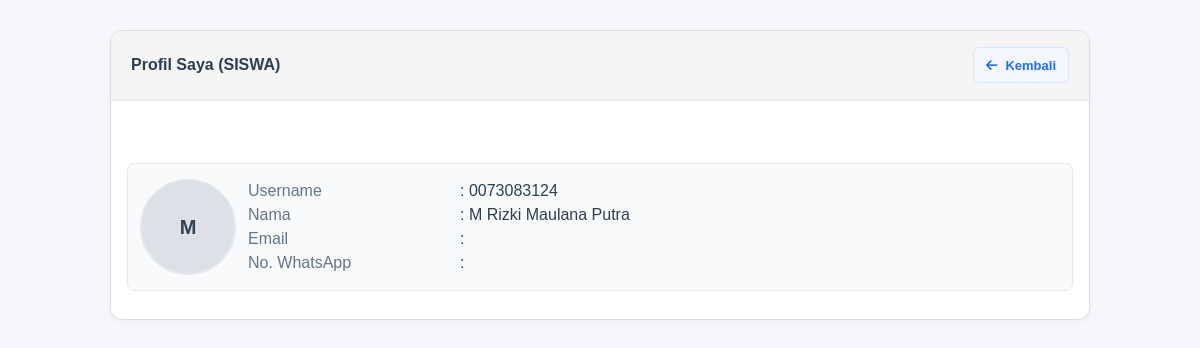
Page /profile.php (signed in) on the committed database.
### tables this page shows
CREATE TABLE `users` (
  `id` int(11) NOT NULL,
  `username` varchar(50) NOT NULL,
  `password` varchar(255) NOT NULL,
  `nama_lengkap` varchar(100) NOT NULL,
  `email` varchar(100) DEFAULT NULL,
  `no_whatsapp` varchar(20) DEFAULT NULL,
  `role` enum('admin','guru','siswa') NOT NULL,
  `kode_guru` varchar(20) DEFAULT NULL,
  `nuptk` varchar(20) DEFAULT NULL,
  `nisn` varchar(20) DEFAULT NULL,
  `kelas_id` int(11) DEFAULT NULL,
  `foto` varchar(255) DEFAULT NULL,
  `is_active` tinyint(1) NOT NULL DEFAULT 1,
  `created_at` timestamp NOT NULL DEFAULT current_timestamp(),
  `updated_at` timestamp NOT NULL DEFAULT current_timestamp() ON UPDATE current_timestamp()
);

### config/database.php (called while the page is built, shortened)
<?php
$DB_HOST = '127.0.0.1';
$DB_USER = 'root';
$DB_PASS = '';
$DB_NAME = 'lms_kgb2';
$conn = mysqli_connect($DB_HOST, $DB_USER, $DB_PASS, $DB_NAME);
mysqli_set_charset($conn, 'utf8mb4');
function db() {
    global $conn;
    return $conn;
}
function query($sql) {
    $result = mysqli_query(db(), $sql);
    return $result;
}
function fetch_assoc($result) {
    return $result ? mysqli_fetch_assoc($result) : null;
}
?>

### profile.php (the view, shortened to what this page needs)
<?php
require_once __DIR__ . '/config/database.php';
$user_id = (int)$_SESSION['user_id'];
$role = $_SESSION['role'];
$res = query("SELECT id, username, nama_lengkap, email, no_whatsapp, foto FROM users WHERE id={$user_id} LIMIT 1");
$user = $res ? fetch_assoc($res) : null;
?><!DOCTYPE html>
<html lang="id">
<head>
<link rel="stylesheet" href="assets/css/style.css">
</head>
<body>
  <div class="container">
    <div class="card">
      <div class="card-header">Profil Saya (<?php echo htmlspecialchars((strtoupper($role) ?? '')); ?>)
        <div>
          <?php if ($role==='guru'): ?>
            <a href="guru/dashboard.php" class="btn back-btn" style="background:#64748b;border-color:#64748b" onclick="var href=this.getAttribute('href'); document.body.style.transition='opacity .22s'; document.body.style.opacity=0; setTimeout(function(){ if (history.length>1) { history.back(); } else { window.location=href; } },220); return false;"><i class="fas fa-arrow-left" aria-hidden="true"></i> Kembali</a>
          <?php else: ?>
            <a href="siswa/dashboard.php" class="btn back-btn" style="background:#64748b;border-color:#64748b" onclick="var href=this.getAttribute('href'); document.body.style.transition='opacity .22s'; document.body.style.opacity=0; setTimeout(function(){ if (history.length>1) { history.back(); } else { window.location=href; } },220); return false;"><i class="fas fa-arrow-left" aria-hidden="true"></i> Kembali</a>
          <?php endif; ?>
        </div>
      </div>
      <div class="card-body">
        <div class="toolbar" style="margin-bottom:10px; display:flex; gap:8px;">
          <button type="button" class="btn" onclick="showEdit()">Edit</button>
        </div>
        <div id="readonlyProfile" style="background:#f8fafc;border:1px solid #e2e8f0;border-radius:8px;padding:12px;margin-bottom:12px;">
          <div style="display:flex;align-items:center;gap:12px;flex-wrap:wrap;">
            <?php if (!empty($user['foto'])): ?>
              <img class="avatar" src="<?php echo htmlspecialchars(($user['foto']) ?? ''); ?>" alt="Foto Profil" />
            <?php else: ?>
              <div class="avatar" style="display:flex;align-items:center;justify-content:center;background:#dde1e7;color:#334155;font-weight:700;font-size:20px;">
                <?php echo strtoupper(substr($user['nama_lengkap'],0,1)); ?>
              </div>
            <?php endif; ?>
            <div style="flex:1 1 460px">
              <div class="kv"><div class="k">Username</div><div class="v">: <?php echo htmlspecialchars(($user['username']) ?? ''); ?></div></div>
              <div class="kv"><div class="k">Nama</div><div class="v">: <?php echo htmlspecialchars(($user['nama_lengkap']) ?? ''); ?></div></div>
              <div class="kv"><div class="k">Email</div><div class="v">: <?php echo htmlspecialchars(($user['email']) ?? ''); ?></div></div>
              <div class="kv"><div class="k">No. WhatsApp</div><div class="v">: <?php echo htmlspecialchars(($user['no_whatsapp']) ?? ''); ?></div></div>
            </div>
          </div>
        </div>
      </div>
    </div>
  </div>
</body>
</html>

### assets/css/style.css (style rules this page uses)
* { margin: 0; padding: 0; box-sizing: border-box; }
html, body { height: 100%; }
body { font-family: 'Segoe UI', Tahoma, Geneva, Verdana, sans-serif; background: #f5f7fa; color: #2c3e50; }
html, body { -webkit-text-size-adjust: 100%; -ms-text-size-adjust: 100%; }
.card { background: #fff; border-radius: 6px; box-shadow: 0 1px 3px rgba(0,0,0,0.06); margin-bottom: 20px; overflow: hidden; }
.card-header { background: #fff; color: #2c3e50; padding: 18px 22px; border-bottom: 2px solid #e9ecef; }
.card-body { padding: 22px; }
.btn { padding: 9px 18px; border: none; border-radius: 5px; cursor: pointer; text-decoration: none; display: inline-block; font-size: 13px; transition: all 0.2s ease; font-weight: 500; }
img, .card, .slide img { max-width: 100%; height: auto; }
.icon-btn, .action-btn, .table .actions .btn, .table td:last-child .btn { display: inline-block !important; width: 36px !important; height: 36px !important; padding: 0 !important; margin: 0 !important; border-radius: 8px !important; text-indent: -9999px !important; overflow: hidden !important; position: relative !important; background: transparent !important; border: none !important; }
.icon-btn::before, .action-btn::before, .table .actions .btn::before { content: ''; position: absolute; inset: 0; display: grid; place-items: center; background-repeat: no-repeat; background-position: center; background-size: 18px 18px; }
.icon-btn::before, .action-btn::before { filter: none; }
.back-btn, a.btn-back, a.back, .btn-back, button.back { display: inline-flex !important; align-items: center !important; gap: 8px !important; padding: 8px 12px !important; border-radius: 6px !important; background: #f3f6ff !important; color: #1f6feb !important; border: 1px solid rgba(31,111,235,0.12) !important; text-decoration: none !important; font-weight: 600 !important; transition: transform .12s ease, opacity .12s ease !important; }
.back-btn::before, a.btn-back::before, a.back::before, .btn-back::before, button.back::before { content: none !important; display: none !important; }
.header, .page-header, .header-bar, .card-header { display: flex; align-items: center; justify-content: space-between; gap: 12px; }
.header .back-btn, .page-header .back-btn, .header-bar .back-btn, .card-header .back-btn, .header a.btn-back, .page-header a.btn-back, .header-bar a.btn-back, .card-header a.btn-back, .header a.back, .page-header a.back, .header-bar a.back, .card-header a.back { background: #f3f6ff !important; color: #1f6feb !important; border-color: rgba(31,111,235,0.12) !important; }
.header .back-btn, .page-header .back-btn, .header-bar .back-btn, .card-header .back-btn { margin-left: auto; }
.back-btn { text-indent: 0 !important; overflow: visible !important; width: auto !important; }
.back-btn, .back-btn * { text-indent: 0 !important; white-space: nowrap !important; }
.back-btn i, a.btn-back i, a.back i, .btn-back i, button.back i { color: inherit !important; }

### profile.php (style rules this page uses)
body { background:#f5f7fa;font-family:'Poppins',sans-serif }
.container { max-width:1000px;margin:20px auto;padding:10px }
.card { background:#fff;border:1px solid #ddd;border-radius:12px;overflow:hidden;box-shadow:0 2px 6px rgba(0,0,0,.04);margin-bottom:12px }
.card-header { padding:16px 20px;background:#f5f5f5;font-weight:600;display:flex;align-items:center;justify-content:space-between }
.card-body { padding:16px }
.btn { display:inline-block;padding:10px 14px;border-radius:8px;border:1px solid #2c7be5;background:#2c7be5;color:#fff;text-decoration:none;cursor:pointer }
.avatar { width:96px;height:96px;border-radius:50%;object-fit:cover;border:2px solid #e5e7eb }
.kv { display:grid;grid-template-columns:200px auto;gap:8px 12px;align-items:start;margin:6px 0 }
.kv .k { color:#64748b }
.kv .v { white-space:pre-line }

### rows in the picture
users: nama_lengkap "M", username "0073083124", nama_lengkap "M Rizki Maulana Putra"

### other values in the picture
$role "SISWA"
